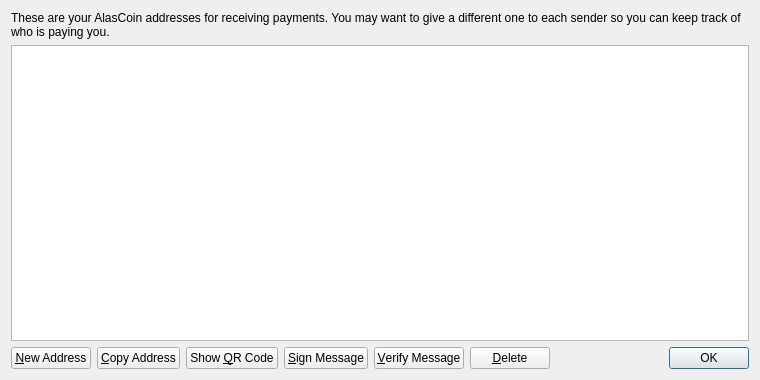
<?xml version="1.0" encoding="UTF-8"?>
<ui version="4.0">
 <class>AddressBookPage</class>
 <widget class="QWidget" name="AddressBookPage">
  <property name="geometry">
   <rect>
    <x>0</x>
    <y>0</y>
    <width>760</width>
    <height>380</height>
   </rect>
  </property>
  <property name="windowTitle">
   <string>Address Book</string>
  </property>
  <layout class="QVBoxLayout" name="verticalLayout">
   <item>
    <widget class="QLabel" name="labelExplanation">
     <property name="text">
      <string>These are your AlasCoin addresses for receiving payments. You may want to give a different one to each sender so you can keep track of who is paying you.</string>
     </property>
     <property name="textFormat">
      <enum>Qt::PlainText</enum>
     </property>
     <property name="wordWrap">
      <bool>true</bool>
     </property>
    </widget>
   </item>
   <item>
    <widget class="QTableView" name="tableView">
     <property name="contextMenuPolicy">
      <enum>Qt::CustomContextMenu</enum>
     </property>
     <property name="toolTip">
      <string>Double-click to edit address or label</string>
     </property>
     <property name="tabKeyNavigation">
      <bool>false</bool>
     </property>
     <property name="alternatingRowColors">
      <bool>true</bool>
     </property>
     <property name="selectionMode">
      <enum>QAbstractItemView::SingleSelection</enum>
     </property>
     <property name="selectionBehavior">
      <enum>QAbstractItemView::SelectRows</enum>
     </property>
     <property name="sortingEnabled">
      <bool>true</bool>
     </property>
     <attribute name="verticalHeaderVisible">
      <bool>false</bool>
     </attribute>
    </widget>
   </item>
   <item>
    <layout class="QHBoxLayout" name="horizontalLayout">
     <item>
      <widget class="QPushButton" name="newAddressButton">
       <property name="toolTip">
        <string>Create a new address</string>
       </property>
       <property name="text">
        <string>&amp;New Address</string>
       </property>
       <property name="icon">
        <iconset resource="../bitcoin.qrc">
         <normaloff>:/icons/add</normaloff>:/icons/add</iconset>
       </property>
      </widget>
     </item>
     <item>
      <widget class="QPushButton" name="copyToClipboard">
       <property name="toolTip">
        <string>Copy the currently selected address to the system clipboard</string>
       </property>
       <property name="text">
        <string>&amp;Copy Address</string>
       </property>
       <property name="icon">
        <iconset resource="../bitcoin.qrc">
         <normaloff>:/icons/editcopy</normaloff>:/icons/editcopy</iconset>
       </property>
      </widget>
     </item>
     <item>
      <widget class="QPushButton" name="showQRCode">
       <property name="text">
        <string>Show &amp;QR Code</string>
       </property>
       <property name="icon">
        <iconset resource="../bitcoin.qrc">
         <normaloff>:/icons/qrcode</normaloff>:/icons/qrcode</iconset>
       </property>
      </widget>
     </item>
     <item>
      <widget class="QPushButton" name="signMessage">
       <property name="toolTip">
        <string>Sign a message to prove you own a Bitcoin address</string>
       </property>
       <property name="text">
        <string>&amp;Sign Message</string>
       </property>
       <property name="icon">
        <iconset resource="../bitcoin.qrc">
         <normaloff>:/icons/edit</normaloff>:/icons/edit</iconset>
       </property>
      </widget>
     </item>
     <item>
      <widget class="QPushButton" name="verifyMessage">
       <property name="toolTip">
        <string>Verify a message to ensure it was signed with a specified Bitcoin address</string>
       </property>
       <property name="text">
        <string>&amp;Verify Message</string>
       </property>
       <property name="icon">
        <iconset resource="../bitcoin.qrc">
         <normaloff>:/icons/transaction_0</normaloff>:/icons/transaction_0</iconset>
       </property>
      </widget>
     </item>
     <item>
      <widget class="QPushButton" name="deleteButton">
       <property name="toolTip">
        <string>Delete the currently selected address from the list. Only sending addresses can be deleted.</string>
       </property>
       <property name="text">
        <string>&amp;Delete</string>
       </property>
       <property name="icon">
        <iconset resource="../bitcoin.qrc">
         <normaloff>:/icons/remove</normaloff>:/icons/remove</iconset>
       </property>
      </widget>
     </item>
     <item>
      <spacer name="horizontalSpacer">
       <property name="orientation">
        <enum>Qt::Horizontal</enum>
       </property>
       <property name="sizeHint" stdset="0">
        <size>
         <width>40</width>
         <height>20</height>
        </size>
       </property>
      </spacer>
     </item>
     <item>
      <widget class="QDialogButtonBox" name="buttonBox">
       <property name="sizePolicy">
        <sizepolicy hsizetype="Maximum" vsizetype="Fixed">
         <horstretch>0</horstretch>
         <verstretch>0</verstretch>
        </sizepolicy>
       </property>
       <property name="standardButtons">
        <set>QDialogButtonBox::Ok</set>
       </property>
      </widget>
     </item>
    </layout>
   </item>
  </layout>
 </widget>
 <resources>
  <include location="../bitcoin.qrc"/>
 </resources>
 <connections/>
</ui>
